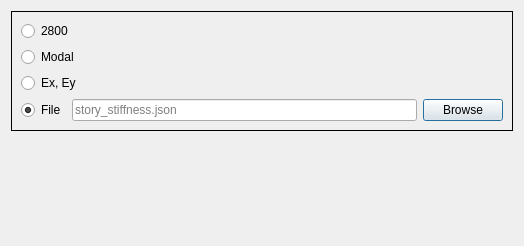
<?xml version="1.0" encoding="UTF-8"?>
<ui version="4.0">
 <class>show_stiffness</class>
 <widget class="QDialog" name="show_stiffness">
  <property name="geometry">
   <rect>
    <x>0</x>
    <y>0</y>
    <width>524</width>
    <height>246</height>
   </rect>
  </property>
  <property name="sizePolicy">
   <sizepolicy hsizetype="Fixed" vsizetype="Fixed">
    <horstretch>0</horstretch>
    <verstretch>0</verstretch>
   </sizepolicy>
  </property>
  <property name="font">
   <font>
    <family>Arial</family>
    <pointsize>9</pointsize>
    <weight>50</weight>
    <bold>false</bold>
   </font>
  </property>
  <property name="windowTitle">
   <string>Choose Calculating Story Stiffness Ways</string>
  </property>
  <layout class="QVBoxLayout" name="verticalLayout_3">
   <item>
    <layout class="QVBoxLayout" name="verticalLayout_2">
     <item>
      <widget class="QFrame" name="frame">
       <property name="frameShape">
        <enum>QFrame::Box</enum>
       </property>
       <property name="frameShadow">
        <enum>QFrame::Plain</enum>
       </property>
       <layout class="QHBoxLayout" name="horizontalLayout_3">
        <item>
         <layout class="QVBoxLayout" name="verticalLayout">
          <item>
           <widget class="QRadioButton" name="radio_button_2800">
            <property name="text">
             <string>2800</string>
            </property>
            <property name="checked">
             <bool>false</bool>
            </property>
           </widget>
          </item>
          <item>
           <widget class="QRadioButton" name="radio_button_modal">
            <property name="text">
             <string>Modal</string>
            </property>
           </widget>
          </item>
          <item>
           <widget class="QRadioButton" name="radio_button_earthquake">
            <property name="text">
             <string>Ex, Ey</string>
            </property>
           </widget>
          </item>
          <item>
           <layout class="QHBoxLayout" name="horizontalLayout_2">
            <item>
             <widget class="QRadioButton" name="radio_button_file">
              <property name="text">
               <string>File</string>
              </property>
              <property name="checked">
               <bool>true</bool>
              </property>
             </widget>
            </item>
            <item>
             <widget class="QLineEdit" name="json_line_edit">
              <property name="enabled">
               <bool>true</bool>
              </property>
              <property name="inputMask">
               <string/>
              </property>
              <property name="readOnly">
               <bool>false</bool>
              </property>
              <property name="placeholderText">
               <string>story_stiffness.json</string>
              </property>
             </widget>
            </item>
            <item>
             <widget class="QPushButton" name="browse_push_button">
              <property name="enabled">
               <bool>true</bool>
              </property>
              <property name="text">
               <string>Browse</string>
              </property>
             </widget>
            </item>
           </layout>
          </item>
         </layout>
        </item>
       </layout>
      </widget>
     </item>
    </layout>
   </item>
   <item>
    <spacer name="verticalSpacer">
     <property name="orientation">
      <enum>Qt::Vertical</enum>
     </property>
     <property name="sizeHint" stdset="0">
      <size>
       <width>20</width>
       <height>40</height>
      </size>
     </property>
    </spacer>
   </item>
  </layout>
 </widget>
 <resources/>
 <connections/>
</ui>
